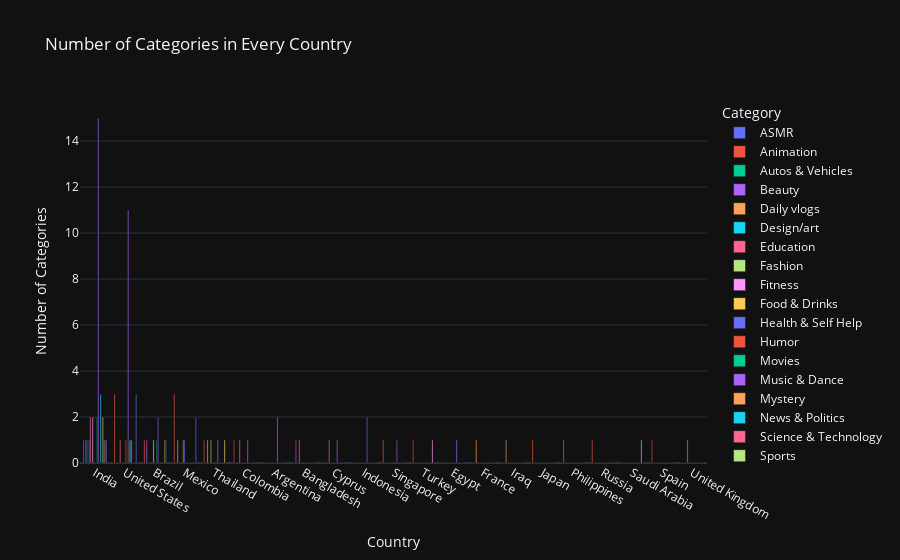

The code cell stored with this chart in its notebook:
### Code cell
import plotly.express as px
df_100=df.head(100)
# Group by 'Country' and 'Category', then count the occurrences
grouped_df = df_100.groupby(['Audience Country', 'Category']).size().reset_index(name='counts')

# Pivot the DataFrame to have countries as rows and categories as columns
pivot_df = grouped_df.pivot(index='Audience Country', columns='Category', values='counts').fillna(0)

# Plot using Plotly Express
fig = px.bar(pivot_df, barmode='group', title="Number of Categories in Every Country")

# Update layout for better readability
fig.update_layout(xaxis_title="Country", yaxis_title="Number of Categories", xaxis={'categoryorder':'total descending'})

fig.show()

### Figure 1 — Plotly figure (JSON) as saved in the notebook; plotly's stock layout.template omitted (floating-point values rounded to 4 significant figures)
{"data": [{"alignmentgroup": "True", "hovertemplate": "Category=ASMR<br>Audience Country=%{x}<br>value=%{y}<extra></extra>", "legendgroup": "ASMR", "marker": {"color": "#636efa", "pattern": {"shape": ""}}, "name": "ASMR", "offsetgroup": "ASMR", "orientation": "v", "showlegend": true, "textposition": "auto", "x": ["Argentina", "Bangladesh", "Brazil", "Colombia", "Cyprus", "Egypt", "France", "India", "Indonesia", "Iraq", "Japan", "Mexico", "Philippines", "Russia", "Saudi Arabia", "Singapore", "Spain", "Thailand", "Turkey", "United Kingdom", "United States"], "xaxis": "x", "y": [0.0, 0.0, 0.0, 0.0, 0.0, 0.0, 0.0, 1.0, 0.0, 0.0, 0.0, 0.0, 0.0, 0.0, 0.0, 0.0, 0.0, 0.0, 0.0, 0.0, 0.0], "yaxis": "y", "type": "bar"}, {"alignmentgroup": "True", "hovertemplate": "Category=Animation<br>Audience Country=%{x}<br>value=%{y}<extra></extra>", "legendgroup": "Animation", "marker": {"color": "#EF553B", "pattern": {"shape": ""}}, "name": "Animation", "offsetgroup": "Animation", "orientation": "v", "showlegend": true, "textposition": "auto", "x": ["Argentina", "Bangladesh", "Brazil", "Colombia", "Cyprus", "Egypt", "France", "India", "Indonesia", "Iraq", "Japan", "Mexico", "Philippines", "Russia", "Saudi Arabia", "Singapore", "Spain", "Thailand", "Turkey", "United Kingdom", "United States"], "xaxis": "x", "y": [0.0, 0.0, 1.0, 1.0, 0.0, 0.0, 0.0, 0.0, 0.0, 0.0, 1.0, 3.0, 0.0, 1.0, 0.0, 1.0, 1.0, 1.0, 1.0, 0.0, 3.0], "yaxis": "y", "type": "bar"}, {"alignmentgroup": "True", "hovertemplate": "Category=Autos & Vehicles<br>Audience Country=%{x}<br>value=%{y}<extra></extra>", "legendgroup": "Autos & Vehicles", "marker": {"color": "#00cc96", "pattern": {"shape": ""}}, "name": "Autos & Vehicles", "offsetgroup": "Autos & Vehicles", "orientation": "v", "showlegend": true, "textposition": "auto", "x": ["Argentina", "Bangladesh", "Brazil", "Colombia", "Cyprus", "Egypt", "France", "India", "Indonesia", "Iraq", "Japan", "Mexico", "Philippines", "Russia", "Saudi Arabia", "Singapore", "Spain", "Thailand", "Turkey", "United Kingdom", "United States"], "xaxis": "x", "y": [0.0, 0.0, 0.0, 0.0, 0.0, 0.0, 0.0, 1.0, 0.0, 0.0, 0.0, 0.0, 1.0, 0.0, 0.0, 0.0, 0.0, 0.0, 0.0, 0.0, 0.0], "yaxis": "y", "type": "bar"}, {"alignmentgroup": "True", "hovertemplate": "Category=Beauty<br>Audience Country=%{x}<br>value=%{y}<extra></extra>", "legendgroup": "Beauty", "marker": {"color": "#ab63fa", "pattern": {"shape": ""}}, "name": "Beauty", "offsetgroup": "Beauty", "orientation": "v", "showlegend": true, "textposition": "auto", "x": ["Argentina", "Bangladesh", "Brazil", "Colombia", "Cyprus", "Egypt", "France", "India", "Indonesia", "Iraq", "Japan", "Mexico", "Philippines", "Russia", "Saudi Arabia", "Singapore", "Spain", "Thailand", "Turkey", "United Kingdom", "United States"], "xaxis": "x", "y": [0.0, 1.0, 1.0, 0.0, 0.0, 0.0, 0.0, 1.0, 0.0, 0.0, 0.0, 0.0, 0.0, 0.0, 0.0, 0.0, 0.0, 0.0, 0.0, 0.0, 0.0], "yaxis": "y", "type": "bar"}, {"alignmentgroup": "True", "hovertemplate": "Category=Daily vlogs<br>Audience Country=%{x}<br>value=%{y}<extra></extra>", "legendgroup": "Daily vlogs", "marker": {"color": "#FFA15A", "pattern": {"shape": ""}}, "name": "Daily vlogs", "offsetgroup": "Daily vlogs", "orientation": "v", "showlegend": true, "textposition": "auto", "x": ["Argentina", "Bangladesh", "Brazil", "Colombia", "Cyprus", "Egypt", "France", "India", "Indonesia", "Iraq", "Japan", "Mexico", "Philippines", "Russia", "Saudi Arabia", "Singapore", "Spain", "Thailand", "Turkey", "United Kingdom", "United States"], "xaxis": "x", "y": [0.0, 0.0, 0.0, 0.0, 0.0, 0.0, 1.0, 0.0, 0.0, 1.0, 0.0, 1.0, 0.0, 0.0, 0.0, 0.0, 0.0, 1.0, 0.0, 0.0, 0.0], "yaxis": "y", "type": "bar"}, {"alignmentgroup": "True", "hovertemplate": "Category=Design/art<br>Audience Country=%{x}<br>value=%{y}<extra></extra>", "legendgroup": "Design/art", "marker": {"color": "#19d3f3", "pattern": {"shape": ""}}, "name": "Design/art", "offsetgroup": "Design/art", "orientation": "v", "showlegend": true, "textposition": "auto", "x": ["Argentina", "Bangladesh", "Brazil", "Colombia", "Cyprus", "Egypt", "France", "India", "Indonesia", "Iraq", "Japan", "Mexico", "Philippines", "Russia", "Saudi Arabia", "Singapore", "Spain", "Thailand", "Turkey", "United Kingdom", "United States"], "xaxis": "x", "y": [0.0, 0.0, 0.0, 0.0, 0.0, 0.0, 0.0, 1.0, 0.0, 0.0, 0.0, 0.0, 0.0, 0.0, 0.0, 0.0, 0.0, 0.0, 0.0, 0.0, 0.0], "yaxis": "y", "type": "bar"}, {"alignmentgroup": "True", "hovertemplate": "Category=Education<br>Audience Country=%{x}<br>value=%{y}<extra></extra>", "legendgroup": "Education", "marker": {"color": "#FF6692", "pattern": {"shape": ""}}, "name": "Education", "offsetgroup": "Education", "orientation": "v", "showlegend": true, "textposition": "auto", "x": ["Argentina", "Bangladesh", "Brazil", "Colombia", "Cyprus", "Egypt", "France", "India", "Indonesia", "Iraq", "Japan", "Mexico", "Philippines", "Russia", "Saudi Arabia", "Singapore", "Spain", "Thailand", "Turkey", "United Kingdom", "United States"], "xaxis": "x", "y": [0.0, 1.0, 0.0, 1.0, 1.0, 0.0, 0.0, 2.0, 0.0, 0.0, 0.0, 0.0, 0.0, 0.0, 0.0, 0.0, 0.0, 0.0, 0.0, 1.0, 1.0], "yaxis": "y", "type": "bar"}, {"alignmentgroup": "True", "hovertemplate": "Category=Fashion<br>Audience Country=%{x}<br>value=%{y}<extra></extra>", "legendgroup": "Fashion", "marker": {"color": "#B6E880", "pattern": {"shape": ""}}, "name": "Fashion", "offsetgroup": "Fashion", "orientation": "v", "showlegend": true, "textposition": "auto", "x": ["Argentina", "Bangladesh", "Brazil", "Colombia", "Cyprus", "Egypt", "France", "India", "Indonesia", "Iraq", "Japan", "Mexico", "Philippines", "Russia", "Saudi Arabia", "Singapore", "Spain", "Thailand", "Turkey", "United Kingdom", "United States"], "xaxis": "x", "y": [0.0, 0.0, 0.0, 0.0, 0.0, 0.0, 0.0, 0.0, 0.0, 0.0, 0.0, 0.0, 0.0, 0.0, 0.0, 0.0, 0.0, 1.0, 0.0, 0.0, 0.0], "yaxis": "y", "type": "bar"}, {"alignmentgroup": "True", "hovertemplate": "Category=Fitness<br>Audience Country=%{x}<br>value=%{y}<extra></extra>", "legendgroup": "Fitness", "marker": {"color": "#FF97FF", "pattern": {"shape": ""}}, "name": "Fitness", "offsetgroup": "Fitness", "orientation": "v", "showlegend": true, "textposition": "auto", "x": ["Argentina", "Bangladesh", "Brazil", "Colombia", "Cyprus", "Egypt", "France", "India", "Indonesia", "Iraq", "Japan", "Mexico", "Philippines", "Russia", "Saudi Arabia", "Singapore", "Spain", "Thailand", "Turkey", "United Kingdom", "United States"], "xaxis": "x", "y": [0.0, 0.0, 0.0, 0.0, 0.0, 0.0, 0.0, 2.0, 0.0, 0.0, 0.0, 0.0, 0.0, 0.0, 0.0, 0.0, 0.0, 0.0, 0.0, 0.0, 0.0], "yaxis": "y", "type": "bar"}, {"alignmentgroup": "True", "hovertemplate": "Category=Food & Drinks<br>Audience Country=%{x}<br>value=%{y}<extra></extra>", "legendgroup": "Food & Drinks", "marker": {"color": "#FECB52", "pattern": {"shape": ""}}, "name": "Food & Drinks", "offsetgroup": "Food & Drinks", "orientation": "v", "showlegend": true, "textposition": "auto", "x": ["Argentina", "Bangladesh", "Brazil", "Colombia", "Cyprus", "Egypt", "France", "India", "Indonesia", "Iraq", "Japan", "Mexico", "Philippines", "Russia", "Saudi Arabia", "Singapore", "Spain", "Thailand", "Turkey", "United Kingdom", "United States"], "xaxis": "x", "y": [0.0, 0.0, 1.0, 0.0, 0.0, 0.0, 0.0, 0.0, 0.0, 0.0, 0.0, 1.0, 0.0, 0.0, 0.0, 0.0, 0.0, 0.0, 0.0, 0.0, 0.0], "yaxis": "y", "type": "bar"}, {"alignmentgroup": "True", "hovertemplate": "Category=Health & Self Help<br>Audience Country=%{x}<br>value=%{y}<extra></extra>", "legendgroup": "Health & Self Help", "marker": {"color": "#636efa", "pattern": {"shape": ""}}, "name": "Health & Self Help", "offsetgroup": "Health & Self Help", "orientation": "v", "showlegend": true, "textposition": "auto", "x": ["Argentina", "Bangladesh", "Brazil", "Colombia", "Cyprus", "Egypt", "France", "India", "Indonesia", "Iraq", "Japan", "Mexico", "Philippines", "Russia", "Saudi Arabia", "Singapore", "Spain", "Thailand", "Turkey", "United Kingdom", "United States"], "xaxis": "x", "y": [0.0, 0.0, 0.0, 0.0, 0.0, 0.0, 0.0, 0.0, 0.0, 0.0, 0.0, 1.0, 0.0, 0.0, 0.0, 0.0, 0.0, 0.0, 0.0, 0.0, 0.0], "yaxis": "y", "type": "bar"}, {"alignmentgroup": "True", "hovertemplate": "Category=Humor<br>Audience Country=%{x}<br>value=%{y}<extra></extra>", "legendgroup": "Humor", "marker": {"color": "#EF553B", "pattern": {"shape": ""}}, "name": "Humor", "offsetgroup": "Humor", "orientation": "v", "showlegend": true, "textposition": "auto", "x": ["Argentina", "Bangladesh", "Brazil", "Colombia", "Cyprus", "Egypt", "France", "India", "Indonesia", "Iraq", "Japan", "Mexico", "Philippines", "Russia", "Saudi Arabia", "Singapore", "Spain", "Thailand", "Turkey", "United Kingdom", "United States"], "xaxis": "x", "y": [0.0, 0.0, 0.0, 0.0, 0.0, 0.0, 0.0, 0.0, 0.0, 0.0, 0.0, 0.0, 0.0, 0.0, 0.0, 0.0, 0.0, 0.0, 0.0, 0.0, 1.0], "yaxis": "y", "type": "bar"}, {"alignmentgroup": "True", "hovertemplate": "Category=Movies<br>Audience Country=%{x}<br>value=%{y}<extra></extra>", "legendgroup": "Movies", "marker": {"color": "#00cc96", "pattern": {"shape": ""}}, "name": "Movies", "offsetgroup": "Movies", "orientation": "v", "showlegend": true, "textposition": "auto", "x": ["Argentina", "Bangladesh", "Brazil", "Colombia", "Cyprus", "Egypt", "France", "India", "Indonesia", "Iraq", "Japan", "Mexico", "Philippines", "Russia", "Saudi Arabia", "Singapore", "Spain", "Thailand", "Turkey", "United Kingdom", "United States"], "xaxis": "x", "y": [0.0, 0.0, 1.0, 0.0, 0.0, 0.0, 0.0, 2.0, 0.0, 0.0, 0.0, 0.0, 0.0, 0.0, 0.0, 0.0, 0.0, 0.0, 0.0, 0.0, 0.0], "yaxis": "y", "type": "bar"}, {"alignmentgroup": "True", "hovertemplate": "Category=Music & Dance<br>Audience Country=%{x}<br>value=%{y}<extra></extra>", "legendgroup": "Music & Dance", "marker": {"color": "#ab63fa", "pattern": {"shape": ""}}, "name": "Music & Dance", "offsetgroup": "Music & Dance", "orientation": "v", "showlegend": true, "textposition": "auto", "x": ["Argentina", "Bangladesh", "Brazil", "Colombia", "Cyprus", "Egypt", "France", "India", "Indonesia", "Iraq", "Japan", "Mexico", "Philippines", "Russia", "Saudi Arabia", "Singapore", "Spain", "Thailand", "Turkey", "United Kingdom", "United States"], "xaxis": "x", "y": [2.0, 0.0, 2.0, 1.0, 1.0, 1.0, 0.0, 15.0, 2.0, 0.0, 0.0, 0.0, 0.0, 0.0, 0.0, 1.0, 0.0, 1.0, 0.0, 0.0, 11.0], "yaxis": "y", "type": "bar"}, {"alignmentgroup": "True", "hovertemplate": "Category=Mystery<br>Audience Country=%{x}<br>value=%{y}<extra></extra>", "legendgroup": "Mystery", "marker": {"color": "#FFA15A", "pattern": {"shape": ""}}, "name": "Mystery", "offsetgroup": "Mystery", "orientation": "v", "showlegend": true, "textposition": "auto", "x": ["Argentina", "Bangladesh", "Brazil", "Colombia", "Cyprus", "Egypt", "France", "India", "Indonesia", "Iraq", "Japan", "Mexico", "Philippines", "Russia", "Saudi Arabia", "Singapore", "Spain", "Thailand", "Turkey", "United Kingdom", "United States"], "xaxis": "x", "y": [0.0, 0.0, 0.0, 0.0, 0.0, 0.0, 0.0, 0.0, 0.0, 0.0, 0.0, 0.0, 0.0, 0.0, 0.0, 0.0, 0.0, 0.0, 0.0, 0.0, 1.0], "yaxis": "y", "type": "bar"}, {"alignmentgroup": "True", "hovertemplate": "Category=News & Politics<br>Audience Country=%{x}<br>value=%{y}<extra></extra>", "legendgroup": "News & Politics", "marker": {"color": "#19d3f3", "pattern": {"shape": ""}}, "name": "News & Politics", "offsetgroup": "News & Politics", "orientation": "v", "showlegend": true, "textposition": "auto", "x": ["Argentina", "Bangladesh", "Brazil", "Colombia", "Cyprus", "Egypt", "France", "India", "Indonesia", "Iraq", "Japan", "Mexico", "Philippines", "Russia", "Saudi Arabia", "Singapore", "Spain", "Thailand", "Turkey", "United Kingdom", "United States"], "xaxis": "x", "y": [0.0, 0.0, 0.0, 0.0, 0.0, 0.0, 0.0, 3.0, 0.0, 0.0, 0.0, 0.0, 0.0, 0.0, 0.0, 0.0, 0.0, 0.0, 0.0, 0.0, 1.0], "yaxis": "y", "type": "bar"}, {"alignmentgroup": "True", "hovertemplate": "Category=Science & Technology<br>Audience Country=%{x}<br>value=%{y}<extra></extra>", "legendgroup": "Science & Technology", "marker": {"color": "#FF6692", "pattern": {"shape": ""}}, "name": "Science & Technology", "offsetgroup": "Science & Technology", "orientation": "v", "showlegend": true, "textposition": "auto", "x": ["Argentina", "Bangladesh", "Brazil", "Colombia", "Cyprus", "Egypt", "France", "India", "Indonesia", "Iraq", "Japan", "Mexico", "Philippines", "Russia", "Saudi Arabia", "Singapore", "Spain", "Thailand", "Turkey", "United Kingdom", "United States"], "xaxis": "x", "y": [0.0, 0.0, 0.0, 0.0, 0.0, 0.0, 0.0, 0.0, 0.0, 0.0, 0.0, 0.0, 0.0, 0.0, 0.0, 0.0, 0.0, 0.0, 0.0, 0.0, 1.0], "yaxis": "y", "type": "bar"}, {"alignmentgroup": "True", "hovertemplate": "Category=Sports<br>Audience Country=%{x}<br>value=%{y}<extra></extra>", "legendgroup": "Sports", "marker": {"color": "#B6E880", "pattern": {"shape": ""}}, "name": "Sports", "offsetgroup": "Sports", "orientation": "v", "showlegend": true, "textposition": "auto", "x": ["Argentina", "Bangladesh", "Brazil", "Colombia", "Cyprus", "Egypt", "France", "India", "Indonesia", "Iraq", "Japan", "Mexico", "Philippines", "Russia", "Saudi Arabia", "Singapore", "Spain", "Thailand", "Turkey", "United Kingdom", "United States"], "xaxis": "x", "y": [0.0, 0.0, 0.0, 0.0, 0.0, 0.0, 0.0, 2.0, 0.0, 0.0, 0.0, 0.0, 0.0, 0.0, 0.0, 0.0, 0.0, 0.0, 0.0, 0.0, 0.0], "yaxis": "y", "type": "bar"}, {"alignmentgroup": "True", "hovertemplate": "Category=Toys<br>Audience Country=%{x}<br>value=%{y}<extra></extra>", "legendgroup": "Toys", "marker": {"color": "#FF97FF", "pattern": {"shape": ""}}, "name": "Toys", "offsetgroup": "Toys", "orientation": "v", "showlegend": true, "textposition": "auto", "x": ["Argentina", "Bangladesh", "Brazil", "Colombia", "Cyprus", "Egypt", "France", "India", "Indonesia", "Iraq", "Japan", "Mexico", "Philippines", "Russia", "Saudi Arabia", "Singapore", "Spain", "Thailand", "Turkey", "United Kingdom", "United States"], "xaxis": "x", "y": [0.0, 0.0, 0.0, 0.0, 0.0, 0.0, 0.0, 1.0, 0.0, 0.0, 0.0, 0.0, 0.0, 0.0, 1.0, 0.0, 0.0, 0.0, 1.0, 0.0, 0.0], "yaxis": "y", "type": "bar"}, {"alignmentgroup": "True", "hovertemplate": "Category=Travel<br>Audience Country=%{x}<br>value=%{y}<extra></extra>", "legendgroup": "Travel", "marker": {"color": "#FECB52", "pattern": {"shape": ""}}, "name": "Travel", "offsetgroup": "Travel", "orientation": "v", "showlegend": true, "textposition": "auto", "x": ["Argentina", "Bangladesh", "Brazil", "Colombia", "Cyprus", "Egypt", "France", "India", "Indonesia", "Iraq", "Japan", "Mexico", "Philippines", "Russia", "Saudi Arabia", "Singapore", "Spain", "Thailand", "Turkey", "United Kingdom", "United States"], "xaxis": "x", "y": [0.0, 0.0, 1.0, 0.0, 0.0, 0.0, 0.0, 1.0, 0.0, 0.0, 0.0, 0.0, 0.0, 0.0, 0.0, 0.0, 0.0, 1.0, 0.0, 0.0, 0.0], "yaxis": "y", "type": "bar"}, {"alignmentgroup": "True", "hovertemplate": "Category=Video games<br>Audience Country=%{x}<br>value=%{y}<extra></extra>", "legendgroup": "Video games", "marker": {"color": "#636efa", "pattern": {"shape": ""}}, "name": "Video games", "offsetgroup": "Video games", "orientation": "v", "showlegend": true, "textposition": "auto", "x": ["Argentina", "Bangladesh", "Brazil", "Colombia", "Cyprus", "Egypt", "France", "India", "Indonesia", "Iraq", "Japan", "Mexico", "Philippines", "Russia", "Saudi Arabia", "Singapore", "Spain", "Thailand", "Turkey", "United Kingdom", "United States"], "xaxis": "x", "y": [0.0, 0.0, 1.0, 0.0, 0.0, 0.0, 0.0, 1.0, 0.0, 0.0, 0.0, 2.0, 0.0, 0.0, 0.0, 0.0, 0.0, 0.0, 0.0, 0.0, 3.0], "yaxis": "y", "type": "bar"}], "layout": {"xaxis": {"anchor": "y", "domain": [0.0, 1.0], "title": {"text": "Country"}, "categoryorder": "total descending"}, "yaxis": {"anchor": "x", "domain": [0.0, 1.0], "title": {"text": "Number of Categories"}}, "legend": {"title": {"text": "Category"}, "tracegroupgap": 0}, "title": {"text": "Number of Categories in Every Country"}, "barmode": "group"}}
